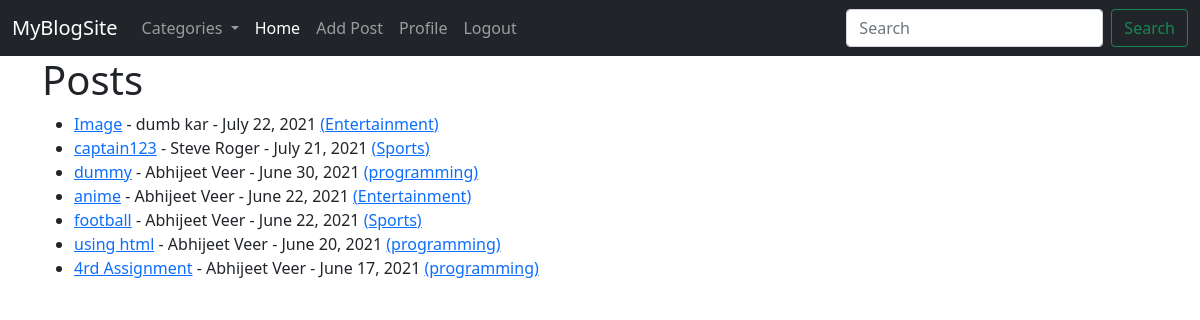
The app's page / (signed in) with its own data.
### theblog/models.py (models this page shows, shortened)
class Post(models.Model):
    title=models.CharField(max_length=255)
    header_image=models.ImageField(null=True, blank=True, upload_to="images/")
    title_tag=models.CharField(max_length=255, default="")
    author=models.ForeignKey(User,on_delete=models.CASCADE)
    body=models.TextField()
    post_date=models.DateField(auto_now_add=True)
    category=models.CharField(max_length=255, default="programming")
    likes=models.ManyToManyField(User, related_name="blog_post")

### theblog/views.py (the view)
# urls.py: path('', HomeView.as_view(), name='home'),
class HomeView(generic.ListView):
    model=Post
    template_name= 'home.html'
    ordering=['-post_date']
    def get_context_data(self, *args, **kwargs):
        cat_menu= Category.objects.all()
        context= super(HomeView,self).get_context_data(*args, **kwargs)
        context["cat_menu"]=cat_menu
        return context

### theblog/models.py (called while the page is built)
    def __str__(self):
        return self.name

### theblog/templates/home.html
{% extends 'base.html' %}
{% block content %}
<h1>Posts</h1>
<ul>
{% for post in object_list %}
   <li><a href="{% url 'article-detail' post.pk %}">{{ post.title }}</a> - {{ post.author.first_name }} {{post.author.last_name}} - {{post.post_date}} <a href="{% url 'category' post.category %}">({{ post.category }})</a></li>
{% endfor %}
</ul>
{% endblock %}

### records on screen
Post: title "Image", author.first_name "dumb", author.last_name "kar", post_date "July 22, 2021", category "Entertainment"
Post: title "captain123", author.first_name "Steve", author.last_name "Roger", post_date "July 21, 2021", category "Sports"
Post: title "dummy", author.first_name "Abhijeet", author.last_name "Veer", post_date "June 30, 2021", category "programming"
Post: title "anime", author.first_name "Abhijeet", author.last_name "Veer", post_date "June 22, 2021", category "Entertainment"
Post: title "football", author.first_name "Abhijeet", author.last_name "Veer", post_date "June 22, 2021", category "Sports"
Post: title "using html", author.first_name "Abhijeet", author.last_name "Veer", post_date "June 20, 2021", category "programming"
Post: title "4rd Assignment", author.first_name "Abhijeet", author.last_name "Veer", post_date "June 17, 2021", category "programming"
